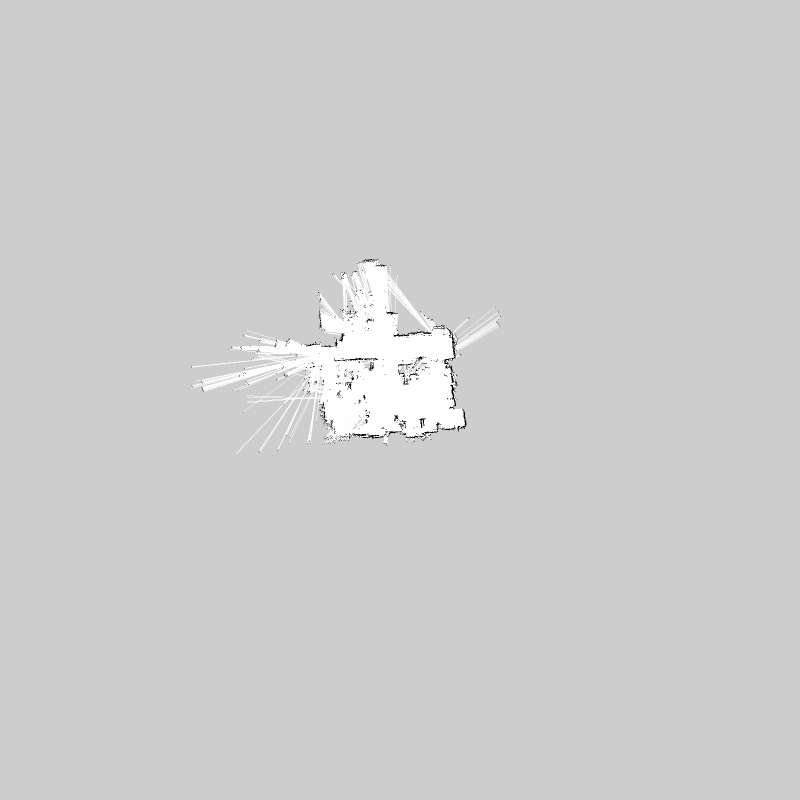
#> input picture prova/script/map1.pgm, 1600 x 1600 px (shown at 1/2 size)
$ python trajectory_printer.py
#> lines starting #> are read from the running program, lines starting #| are printed output that depends on the picture; after the words box and inside, x2 and y2 are one past the last pixel; in counts of white or black regions, pixels touching at a corner belong together
#!/usr/local/bin/python3

import cv2
import numpy as np
from PIL import Image

# Load the image from disk
img = cv2.imread("map1.pgm")
#> img is the input picture: shape (1600, 1600, 3); min 0, max 254, mean 206.1
img_copy = img.copy()
rows,cols = img_copy.shape[:2]
#> rows = 1600; cols = 1600
M = cv2.getRotationMatrix2D((cols/2,rows/2),265,1)
img_copy = cv2.warpAffine(img_copy,M,(cols,rows))
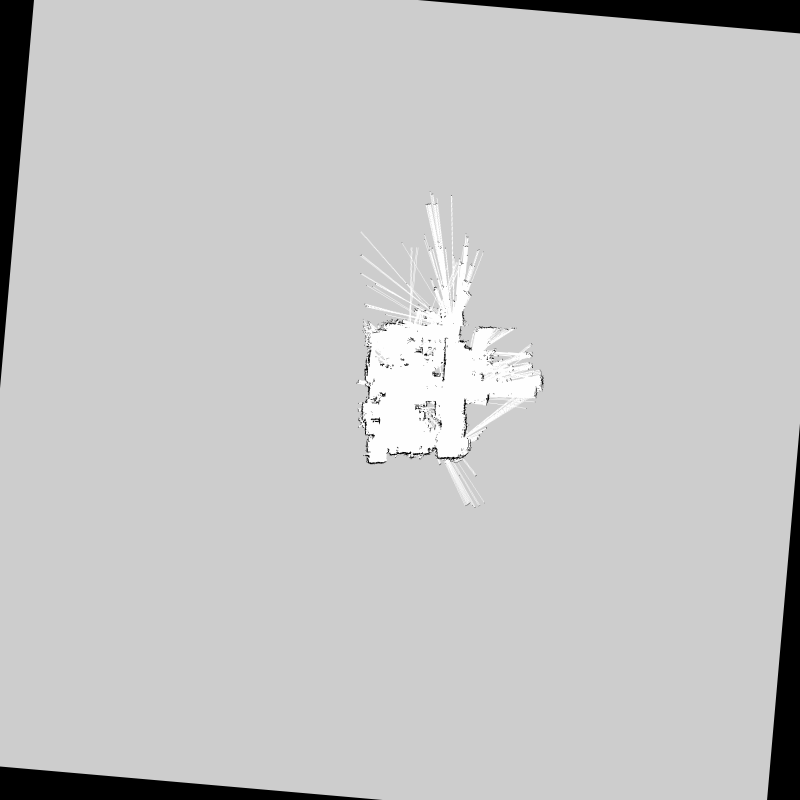
#> img_copy: shape (1600, 1600, 3) (shown at 1/2 size); min 0, max 254, mean 197.9

f = open('pose.txt', 'r')
#> (reads prova/script/pose.txt from the repository)
for y in np.arange(0,10,1):
	f.readline()
x_str = f.readline()[9:]
x_value_prec = int(float(x_str) * 20)
y_str = f.readline()[9:]
y_value_prec = int(float(y_str) * 20)
img_copy[800+x_value_prec][800+y_value_prec] = np.array([255,0,0])
#> img_copy: shape (1600, 1600, 3); under 0.01% of pixels changed, all inside (x1, y1, x2, y2) = (800, 800, 801, 801)
for z in np.arange(0,7,1):
	f.readline()

for x in np.arange(0, 196, 1):
	for y in np.arange(0,10,1):
		f.readline()
	x_str = f.readline()[9:]
#> (the run stopped early here; a loop or call above may not have finished)
